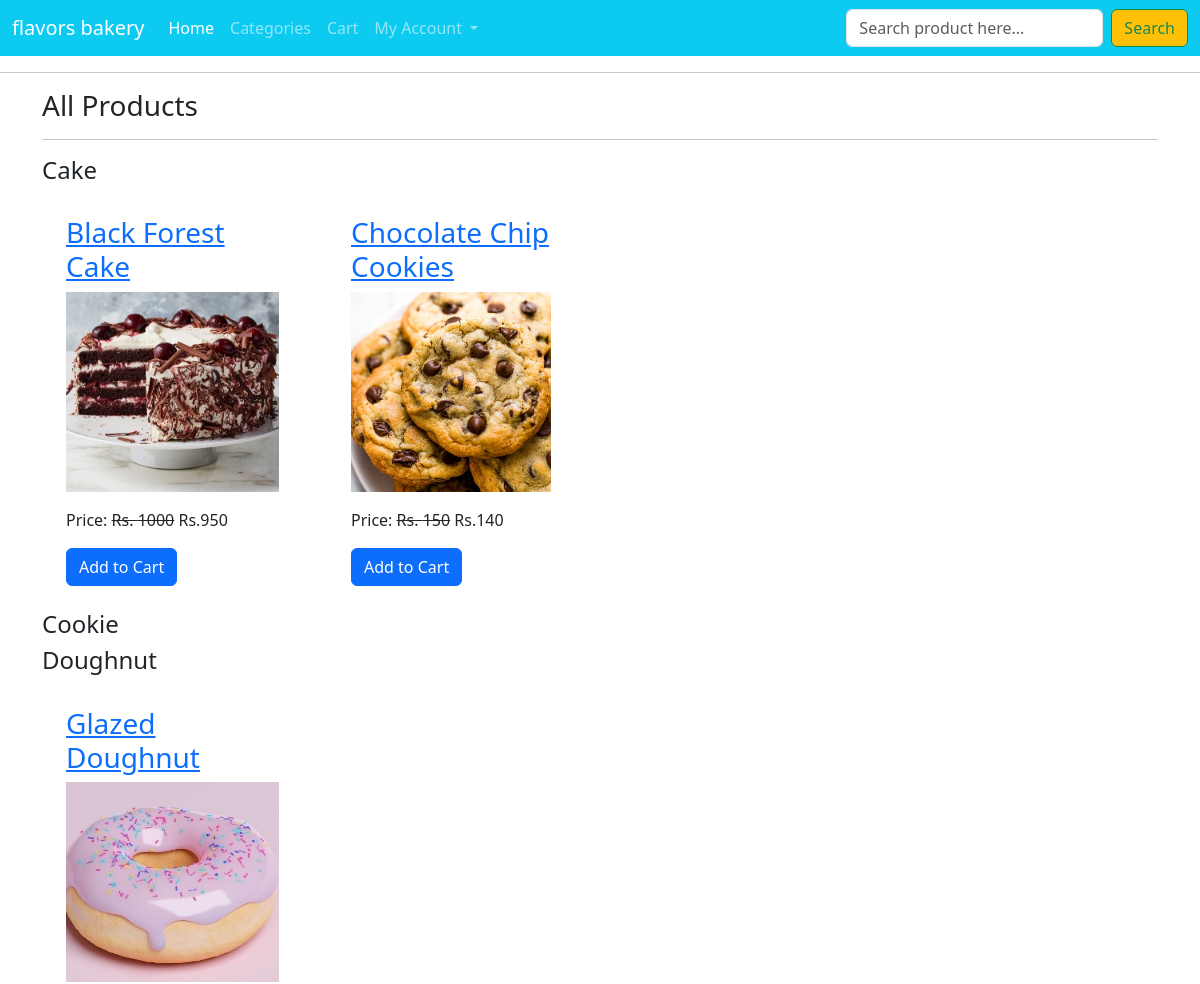
The app's page /all-products/ (upper part), older data.
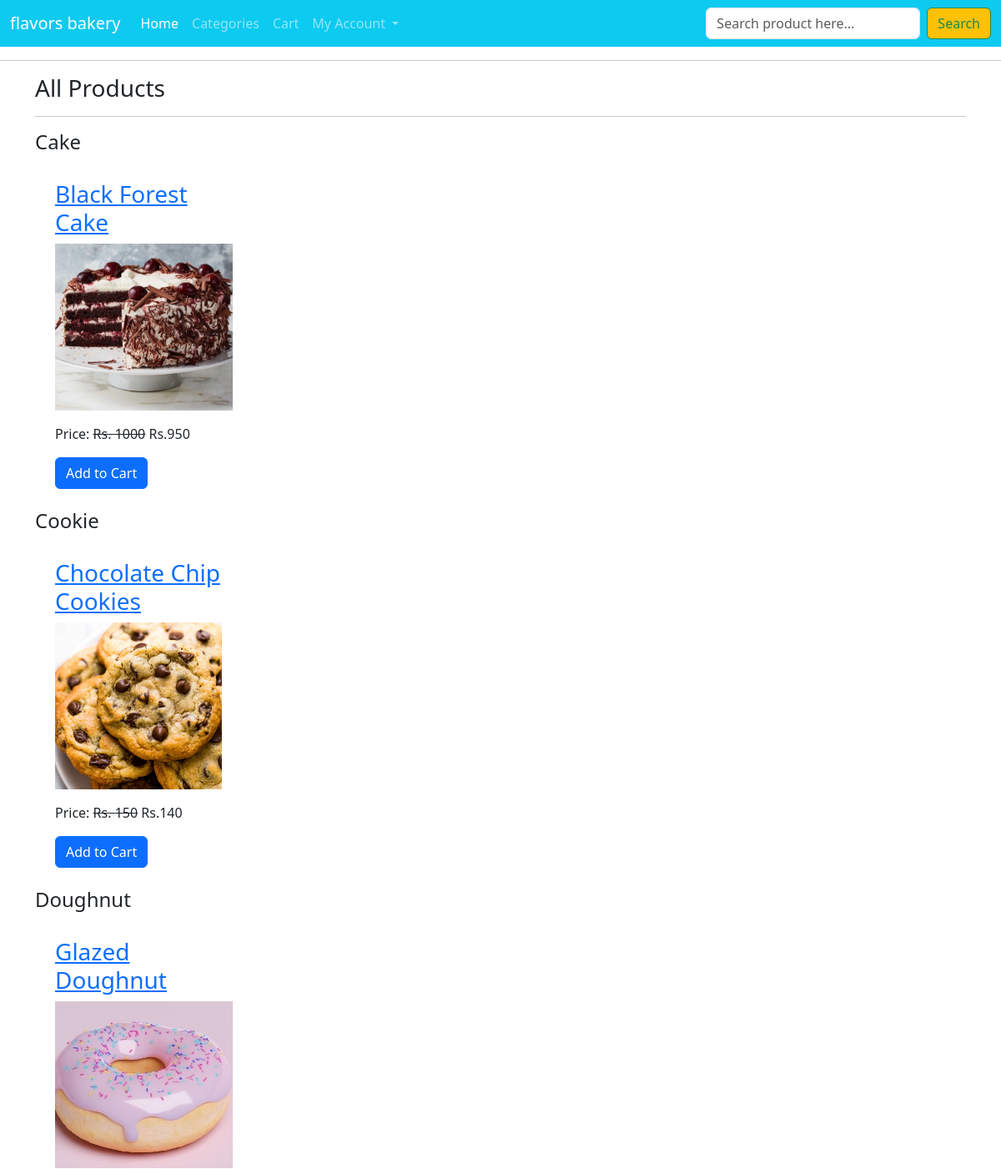
The same page, newer data.
### ecomapp/models.py (models this page shows, shortened)
class Category(models.Model):
    title = models.CharField(max_length=40)
    slug  = models.SlugField(unique = True)

class Product(models.Model):
    title = models.CharField(max_length=40)
    slug = models.SlugField(unique=True)
    category = models.ForeignKey(Category,on_delete=models.CASCADE)
    image = models.ImageField(upload_to="products")
    marked_price = models.PositiveIntegerField()
    selling_price = models.PositiveIntegerField()
    description =   models.TextField()
    expiry = models.DateField()
    return_policy =models.CharField(max_length=300, null=True,blank = True)
    view_count = models.PositiveIntegerField()

### ecomapp/views.py (the view)
# urls.py: path("all-products/",AllProductsView.as_view(),name="allproducts"),
class AllProductsView(TemplateView):
    template_name = "allproducts.html"
    def get_context_data(self, **kwargs):
        context =  super().get_context_data(**kwargs)
        context['allcategories'] = Category.objects.all()
        return context

### templates/allproducts.html (shortened to what this page needs)
{% extends 'base.html' %}
{% block content %}
    <div class="container">
        <h3>All Products</h3><hr/>
        {% for cat in allcategories %}
        <h4>{{ cat.title }}</h4>
        <div class="row">
            {% for p in cat.product_set.all %}
                <div class="col-md-3 ">
                    <div class="m-4">
                        <h3><a href="{% url 'ecomapp:productdetail' p.slug %}">{{ p.title }}</a></h3>
                        <img src="{{ p.image.url }}" class="img-fluid" style="height:200px; object-fit:cover;" />
                        <p class="mt-3">Price: <strike>Rs. {{ p.marked_price }}</strike> Rs.{{ p.selling_price }}</p>
                        <a href="{% url 'ecomapp:addtocart' p.id %}" class="btn btn-primary">Add to Cart</a>
                    </div>
                </div>
            {% endfor %}
        </div>
        {% endfor %}
    </div>
{% endblock content %}

Row changes from the older to the newer data that the page shows:
changed Category "Cake": loses Product (title "Chocolate Chip Cookies", image (picture), marked_price "150", selling_price "140")
changed Category "Cookie": gains Product (title "Chocolate Chip Cookies", image (picture), marked_price "150", selling_price "140")
